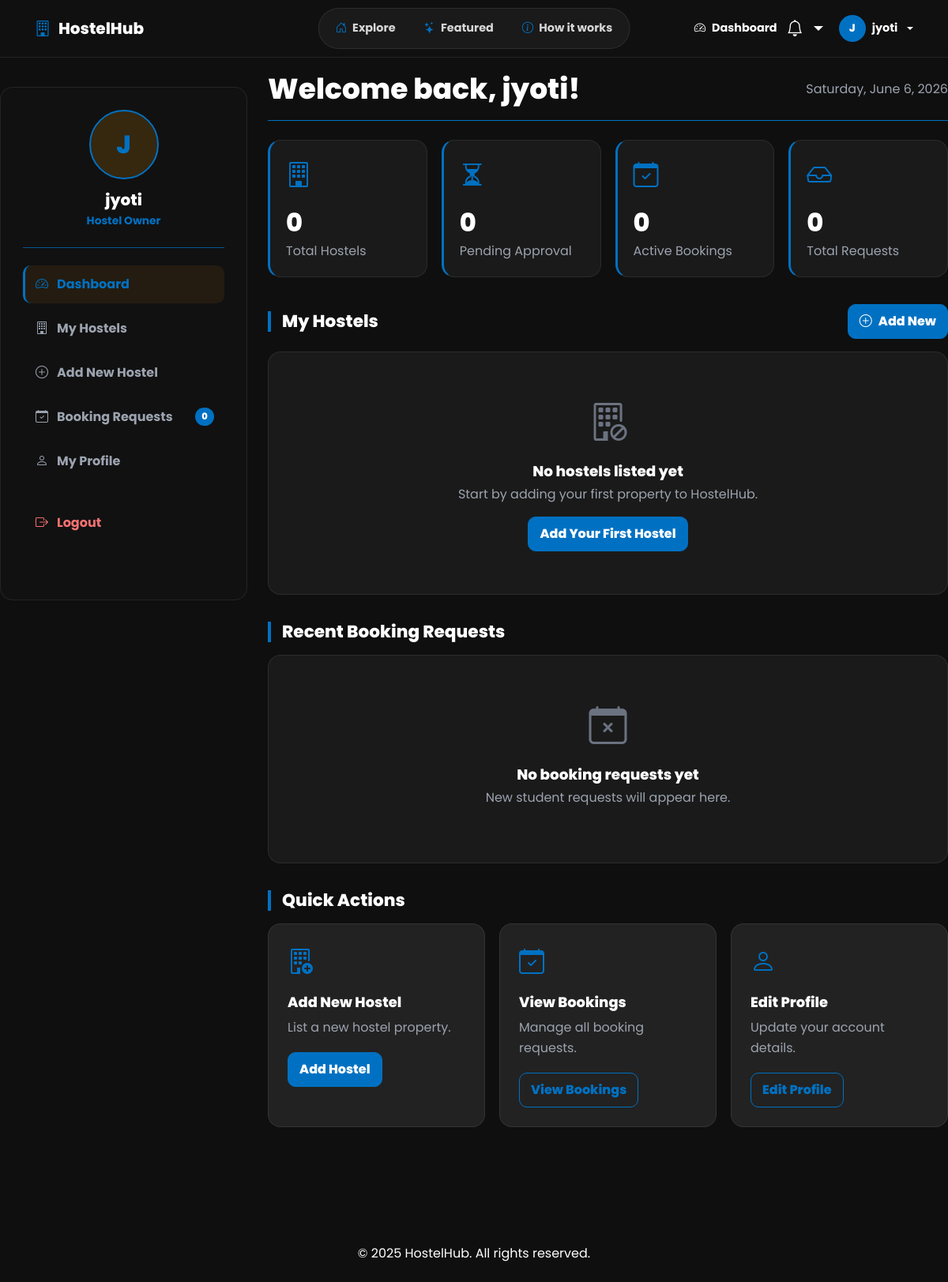
The page /owner/dashboard/ (signed in) on the database as committed earlier.
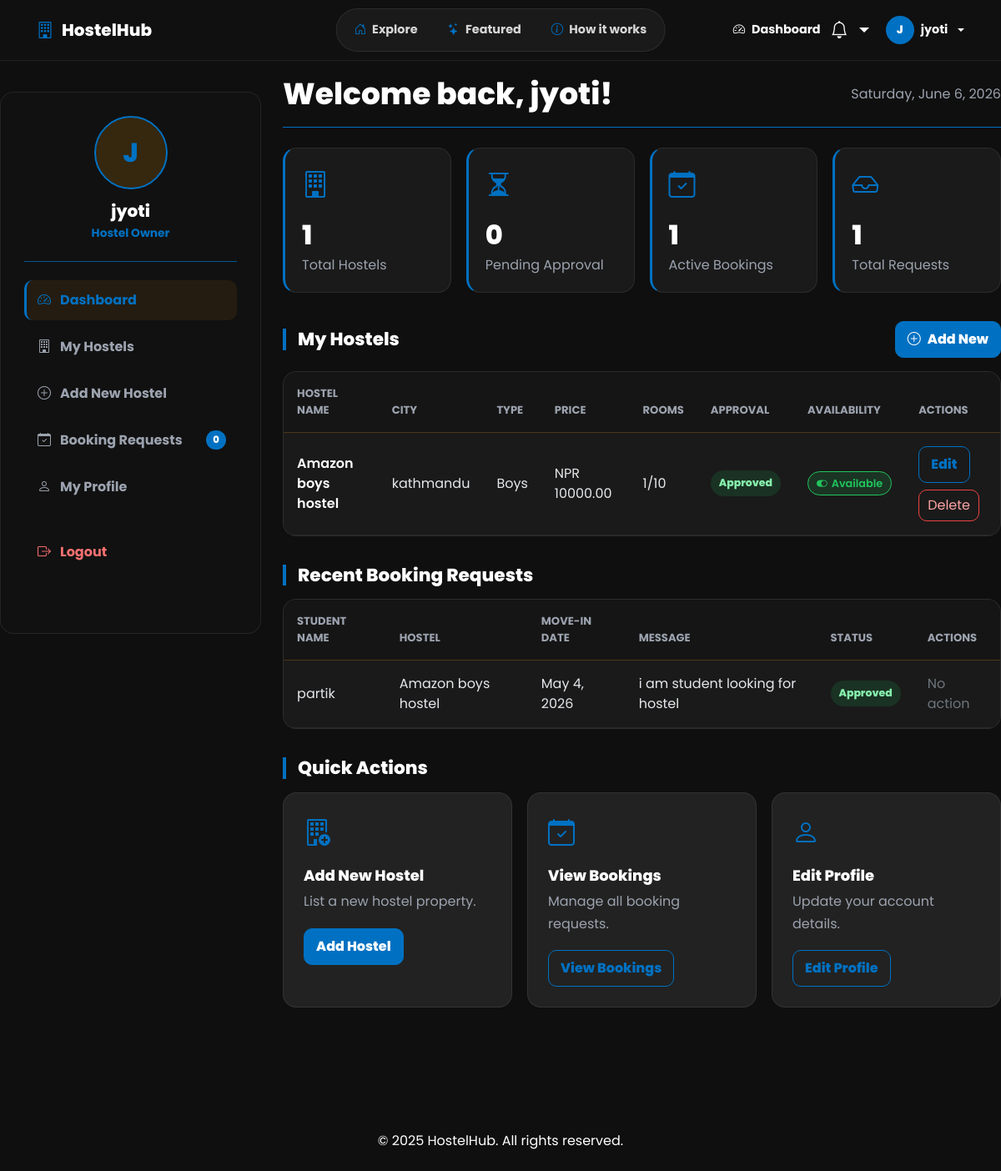
The same page on the database as committed later.
### hostels/models.py (models this page shows, shortened)
class Hostel(models.Model):
    HOSTEL_TYPE_CHOICES = (
        ('boys', 'Boys'),
        ('girls', 'Girls'),
        ('mixed', 'Mixed'),
    )
    STATUS_CHOICES = (
        ('pending', 'Pending Approval'),
        ('approved', 'Approved'),
        ('rejected', 'Rejected'),
    )
    ROOM_TYPE_CHOICES = (
        ('1_seater', '1 Seater (Single Room)'),
        ('2_seater', '2 Seater (Shared - 2 Beds)'),
        ('3_seater', '3 Seater (Shared - 3 Beds)'),
        ('4_seater', '4 Seater (Shared - 4 Beds)'),
    )
    MINIMUM_STAY_CHOICES = (
        (1, '1 Month'),
        (3, '3 Months'),
        (6, '6 Months'),
        (12, '1 Year'),
    )
    owner = models.ForeignKey(
        CustomUser, on_delete=models.CASCADE, related_name='hostels')
    name = models.CharField(max_length=200)
    address = models.TextField()
    city = models.CharField(max_length=100)
    description = models.TextField()
    hostel_type = models.CharField(max_length=10, choices=HOSTEL_TYPE_CHOICES)
    room_type = models.CharField(
        max_length=20, choices=ROOM_TYPE_CHOICES, default='1_seater')
    price_per_month = models.DecimalField(max_digits=10, decimal_places=2)
    total_rooms = models.PositiveIntegerField()
    available_rooms = models.PositiveIntegerField()
    status = models.CharField(
        max_length=20, choices=STATUS_CHOICES, default='pending')
    admission_fee = models.DecimalField(
        max_digits=10, decimal_places=2, null=True, blank=True)
    contact_number = models.CharField(max_length=15, blank=True, null=True)
    has_wifi = models.BooleanField(default=False)
    has_parking = models.BooleanField(default=False)
    has_laundry = models.BooleanField(default=False)
    has_hot_water = models.BooleanField(default=False)
    has_cctv = models.BooleanField(default=False)
    has_kitchen = models.BooleanField(default=False)
    has_meals = models.BooleanField(default=False)
    has_study_room = models.BooleanField(default=False)
    has_power_backup = models.BooleanField(default=False)
    nearby_landmarks = models.CharField(max_length=300, blank=True, null=True)
    minimum_stay = models.PositiveIntegerField(
        choices=MINIMUM_STAY_CHOICES, default=1)
    hostel_rules = models.TextField(blank=True, null=True)
    latitude = models.DecimalField(
        max_digits=9, decimal_places=6, blank=True, null=True)
    longitude = models.DecimalField(
        max_digits=9, decimal_places=6, blank=True, null=True)
    is_available = models.BooleanField(default=True)
    created_at = models.DateTimeField(auto_now_add=True)
    updated_at = models.DateTimeField(auto_now=True)

### bookings/models.py (models this page shows, shortened)
class Booking(models.Model):
    STATUS_CHOICES = (
        ('pending', 'Pending'),
        ('approved', 'Approved'),
        ('rejected', 'Rejected'),
        ('cancelled', 'Cancelled'),
    )
    student = models.ForeignKey(
        CustomUser, on_delete=models.CASCADE, related_name='bookings')
    hostel = models.ForeignKey(
        Hostel, on_delete=models.CASCADE, related_name='bookings')
    message = models.TextField(blank=True)
    status = models.CharField(
        max_length=20, choices=STATUS_CHOICES, default='pending')
    move_in_date = models.DateField()
    created_at = models.DateTimeField(auto_now_add=True)
    updated_at = models.DateTimeField(auto_now=True)

### users/models.py (models this page shows, shortened)
class CustomUser(AbstractUser):
    ROLE_CHOICES = (
        ('student', 'Student'),
        ('owner', 'Hostel Owner'),
        ('admin', 'Admin'),
    )
    role = models.CharField(
        max_length=20, choices=ROLE_CHOICES, default='student')
    phone = models.CharField(max_length=15, blank=True)
    is_email_verified = models.BooleanField(default=False)
    profile_picture = models.ImageField(
        upload_to='profiles/', blank=True, null=True)
    address = models.TextField(blank=True)

### hostels/views.py (the view)
# urls.py: path('owner/dashboard/', views.owner_dashboard, name='owner_dashboard'),
@login_required
def owner_dashboard(request):
    if request.user.role != 'owner':
        messages.error(request, 'Access denied.')
        return redirect('home')
    hostels = Hostel.objects.filter(owner=request.user).order_by('-created_at')
    bookings = Booking.objects.filter(
        hostel__owner=request.user
    ).select_related('student', 'hostel').order_by('-created_at')[:6]
    context = {
        'hostels': hostels,
        'bookings': bookings,
        'total_hostels': hostels.count(),
        'pending_approval_count': hostels.filter(status='pending').count(),
        'active_bookings_count': Booking.objects.filter(
            hostel__owner=request.user, status='approved').count(),
        'total_requests_count': Booking.objects.filter(
            hostel__owner=request.user).count(),
        'pending_booking_count': Booking.objects.filter(
            hostel__owner=request.user, status='pending').count(),
    }
    return render(request, 'hostels/owner_dashboard.html', context)

### bookings/context_processors.py (called while the page is built)
def notifications(request):
    if request.user.is_authenticated:
        unread = request.user.notifications.filter(is_read=False)
        return {
            'unread_notifications': unread,
            'unread_count': unread.count(),
            'recent_notifications': request.user.notifications.all().order_by('-created_at')[:5],
        }
    return {}

### templates/hostels/owner_dashboard.html (shortened to what the changed rows need)
{% extends 'base.html' %}
{% load static %}
{% block content %}
<link rel="stylesheet" href="{% static 'css/owner-dashboard.css' %}">
<div class="owner-dashboard">
    <aside class="owner-sidebar">
        <h2 class="owner-name">{{ user.username }}</h2>
    </aside>
    <main class="owner-main">
        <div class="welcome-bar">
            <h1>Welcome back, {{ user.username }}!</h1>
        </div>
        <section class="stats-grid" aria-label="Owner dashboard stats">
            <article class="dash-card">
                <i class="bi bi-building"></i>
                <strong>{{ total_hostels }}</strong>
                <span>Total Hostels</span>
            </article>
            <article class="dash-card">
                <i class="bi bi-calendar-check"></i>
                <strong>{{ active_bookings_count }}</strong>
                <span>Active Bookings</span>
            </article>
            <article class="dash-card">
                <i class="bi bi-inbox"></i>
                <strong>{{ total_requests_count }}</strong>
                <span>Total Requests</span>
            </article>
        </section>
        <section id="my-hostels">
            <div class="section-header">
                <h2 class="section-title">My Hostels</h2>
            </div>
            <div class="table-shell">
                {% if not hostels %}
                <div class="empty-state">
                    <i class="bi bi-building-slash"></i>
                    <h3>No hostels listed yet</h3>
                    <p>Start by adding your first property to HostelHub.</p>
                    <a class="amber-btn" href="{% url 'add_hostel' %}">Add Your First Hostel</a>
                </div>
                {% else %}
                <div class="table-responsive">
                    <table class="table table-dark dashboard-table">
                        <thead>
                            <tr>
                                <th>Hostel Name</th>
                                <th>City</th>
                                <th>Type</th>
                                <th>Price</th>
                                <th>Rooms</th>
                                <th>Approval</th>
                                <th>Availability</th>
                                <th>Actions</th>
                            </tr>
                        </thead>
                        <tbody>
                            {% for hostel in hostels %}
                            <tr>
                                <td>
                                    <a href="{% url 'hostel_detail' hostel.id %}"
                                        class="text-white fw-semibold text-decoration-none">
                                        {{ hostel.name }}
                                    </a>
                                </td>
                                <td>{{ hostel.city }}</td>
                                <td>{{ hostel.get_hostel_type_display }}</td>
                                <td>NPR {{ hostel.price_per_month }}</td>
                                <td>{{ hostel.available_rooms }}/{{ hostel.total_rooms }}</td>
                                <td>
                                    <span class="status-badge status-{{ hostel.status }}">
                                        {% if hostel.status == 'approved' %}Approved
                                        {% elif hostel.status == 'pending' %}Pending
                                        {% else %}Rejected
                                        {% endif %}
                                    </span>
                                </td>
                                <td>
                                    <a href="{% url 'toggle_availability' hostel.id %}"
                                        class="toggle-availability-btn {% if hostel.is_available %}toggle-available{% else %}toggle-full{% endif %}"
                                        title="Click to toggle">
                                        {% if hostel.is_available %}
                                        <i class="bi bi-toggle-on"></i> Available
                                        {% else %}
                                        <i class="bi bi-toggle-off"></i> Full
                                        {% endif %}
                                    </a>
                                </td>
                                <td>
                                    <div class="action-row">
                                        <a class="outline-amber" href="{% url 'edit_hostel' hostel.id %}">Edit</a>
                                        <form method="POST" action="{% url 'delete_hostel' hostel.id %}"
                                            style="display:inline;">
                                            <button class="outline-red" type="submit"
                                                onclick="return confirm('Delete {{ hostel.name }}?')">Delete</button>
                                        </form>
                                    </div>
                                </td>
                            </tr>
                            {% endfor %}
                        </tbody>
                    </table>
                </div>
                {% endif %}
            </div>
        </section>
        <section id="booking-requests">
            <div class="section-header">
                <h2 class="section-title">Recent Booking Requests</h2>
            </div>
            <div class="table-shell">
                {% if not bookings %}
                <div class="empty-state">
                    <i class="bi bi-calendar-x"></i>
                    <h3>No booking requests yet</h3>
                    <p>New student requests will appear here.</p>
                </div>
                {% else %}
                <div class="table-responsive">
                    <table class="table table-dark dashboard-table">
                        <thead>
                            <tr>
                                <th>Student Name</th>
                                <th>Hostel</th>
                                <th>Move-in Date</th>
                                <th>Message</th>
                                <th>Status</th>
                                <th>Actions</th>
                            </tr>
                        </thead>
                        <tbody>
                            {% for booking in bookings %}
                            <tr>
                                <td>{{ booking.student.username }}</td>
                                <td>{{ booking.hostel.name }}</td>
                                <td>{{ booking.move_in_date }}</td>
                                <td>{{ booking.message|default:"No message"|truncatechars:42 }}</td>
                                <td>
                                    <span class="status-badge status-{{ booking.status }}">
                                        {% if booking.status == 'pending' %}Pending
                                        {% elif booking.status == 'approved' %}Approved
                                        {% else %}Rejected
                                        {% endif %}
                                    </span>
                                </td>
                                <td>
                                    {% if booking.status == 'pending' %}
                                    <div class="action-row">
                                        <form method="POST" action="{% url 'approve_booking' booking.id %}">
                                            {% csrf_token %}
                                            <button class="outline-green" type="submit">Approve</button>
                                        </form>
                                        <form method="POST" action="{% url 'reject_booking' booking.id %}">
                                            {% csrf_token %}
                                            <button class="outline-red" type="submit">Reject</button>
                                        </form>
                                    </div>
                                    {% else %}
                                    <span class="text-secondary">No action</span>
                                    {% endif %}
                                </td>
                            </tr>
                            {% endfor %}
                        </tbody>
                    </table>
                </div>
                {% endif %}
            </div>
        </section>
        <section>
            <div class="section-header">
                <h2 class="section-title">Quick Actions</h2>
            </div>
        </section>
    </main>
</div>
{% endblock content %}

Rows that differ between the two databases and show on the page:
added Hostel: name "Amazon boys hostel", city "kathmandu", hostel_type "Boys", price_per_month "10000.00", available_rooms "1", total_rooms "10", status "Approved", is_available True (drawn)
added Booking: student.username "partik", hostel.name "Amazon boys hostel", move_in_date "May 4, 2026", message "i am student looking for hostel", status "Approved"
Other text that changed with them:
{{ total_hostels }}: "0" → "1"
{{ active_bookings_count }}: "0" → "1"
{{ total_requests_count }}: "0" → "1"
text no longer shown: "No hostels listed yet Start by adding your first property to HostelHub. Add Your First Hostel No booking requests yet New student requests will appear here."
text now shown: "HOSTEL NAME CITY TYPE PRICE ROOMS APPROVAL AVAILABILITY ACTIONS STUDENT NAME HOSTEL MOVE-IN DATE MESSAGE STATUS ACTIONS"
